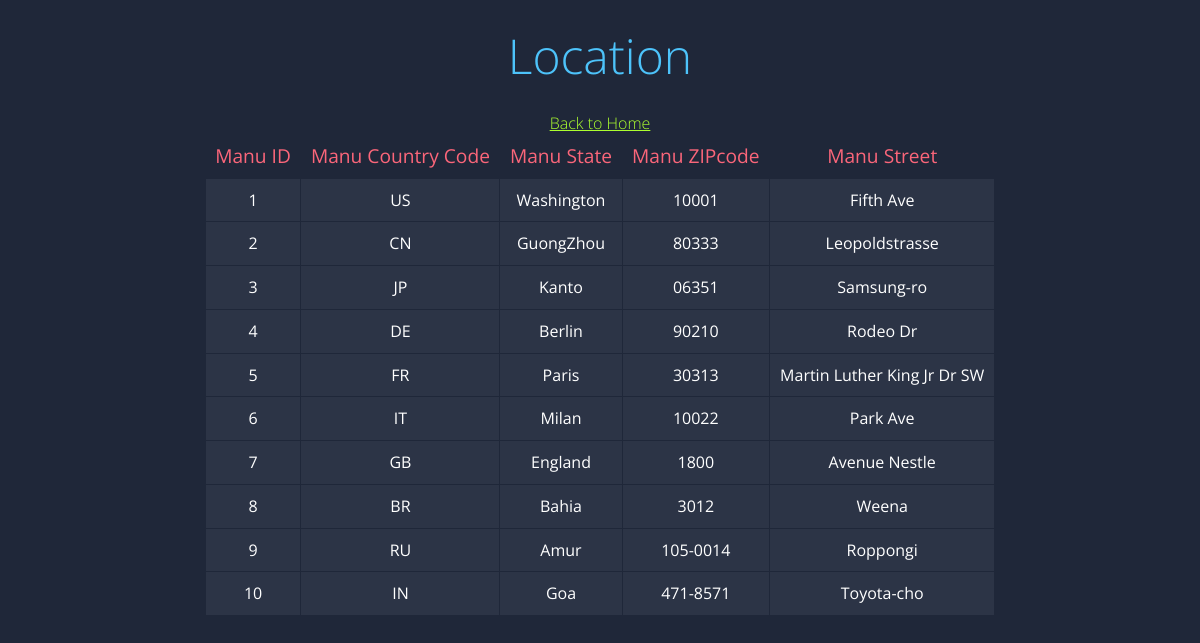
The page /location.php on the database its author committed.
### tables this page shows
CREATE TABLE Location (
    Manu_ID INT,
    Manu_CountryCode CHAR(5), 
    Manu_State VARCHAR(25) NOT NULL, 
    Manu_ZIPcode VARCHAR(10) NOT NULL,
    Manu_Street VARCHAR(50) NOT NULL,
    PRIMARY KEY (Manu_ID, Manu_CountryCode),
    FOREIGN KEY (Manu_ID) REFERENCES Manufacturer(Manu_ID),
    FOREIGN KEY (Manu_CountryCode) REFERENCES Country(Manu_CountryCode)
);

### location.php (the view, shortened to what this page needs)
<!DOCTYPE html>
<html>
<head>
	<link rel="stylesheet" href="styles.css">
</head>
<body>
	<div class="container">
		<h1>Location</h1>
    <a href="home.html">Back to Home</a>
    <?php
    $servername = "cssql.seattleu.edu";
    $username = "bd_rwidjaja1";
    $password = "3300rwidjaja1-Bvkw";
    $dbname = "bd_rwidjaja1";
    $conn = mysqli_connect($servername, $username, $password, $dbname);
    $sql = "SELECT * FROM Location";
    $result = mysqli_query($conn, $sql);
    if (mysqli_num_rows($result) > 0) {
      echo "<table>";
      echo "<tr><th>Manu ID</th><th>Manu Country Code</th><th>Manu State</th><th>Manu ZIPcode</th><th>Manu Street</th></tr>";
      while($row = mysqli_fetch_assoc($result)) {
        echo "<tr><td>" . $row["Manu_ID"]. "</td><td>" . $row["Manu_CountryCode"]. "</td><td>" . $row["Manu_State"] . "</td><td>" . $row["Manu_ZIPcode"]. "</td><td>" . $row["Manu_Street"] . "</td></tr>";
      }
      echo "</table>";
    } else {
      echo "0 results";
    }
    ?>
	</div>
</body>
</html>

### styles.css (style rules this page uses)
a { color:greenyellow }
body { font-family: 'Open Sans', sans-serif; font-weight: 300; line-height: 1.42em; color:#A7A1AE; background-color:#1F2739; }
h1 { font-size:3em; font-weight: 300; line-height:1em; text-align: center; color: #4DC3FA; }
table { margin: 0 auto; border-collapse: collapse; }
.container { margin: 0 auto; text-align: center; }
.container th { background-color: #1F2739; color: #FB667A; font-weight: normal; font-size: 1.2em; padding: 10px; }
.container td { background-color: #2C3446; color: #fff; font-weight: normal; font-size: 1em; padding: 10px; border: 1px solid #1F2739; }

### rows shown on the page
location: Manu_ID "1", Manu_CountryCode "US", Manu_State "Washington", Manu_ZIPcode "10001", Manu_Street "Fifth Ave"
location: Manu_ID "2", Manu_CountryCode "CN", Manu_State "GuongZhou", Manu_ZIPcode "80333", Manu_Street "Leopoldstrasse"
location: Manu_ID "3", Manu_CountryCode "JP", Manu_State "Kanto", Manu_ZIPcode "06351", Manu_Street "Samsung-ro"
location: Manu_ID "4", Manu_CountryCode "DE", Manu_State "Berlin", Manu_ZIPcode "90210", Manu_Street "Rodeo Dr"
location: Manu_ID "5", Manu_CountryCode "FR", Manu_State "Paris", Manu_ZIPcode "30313", Manu_Street "Martin Luther King Jr Dr SW"
location: Manu_ID "6", Manu_CountryCode "IT", Manu_State "Milan", Manu_ZIPcode "10022", Manu_Street "Park Ave"
location: Manu_ID "7", Manu_CountryCode "GB", Manu_State "England", Manu_ZIPcode "1800", Manu_Street "Avenue Nestle"
location: Manu_ID "8", Manu_CountryCode "BR", Manu_State "Bahia", Manu_ZIPcode "3012", Manu_Street "Weena"
location: Manu_ID "9", Manu_CountryCode "RU", Manu_State "Amur", Manu_ZIPcode "105-0014", Manu_Street "Roppongi"
location: Manu_ID "10", Manu_CountryCode "IN", Manu_State "Goa", Manu_ZIPcode "471-8571", Manu_Street "Toyota-cho"
